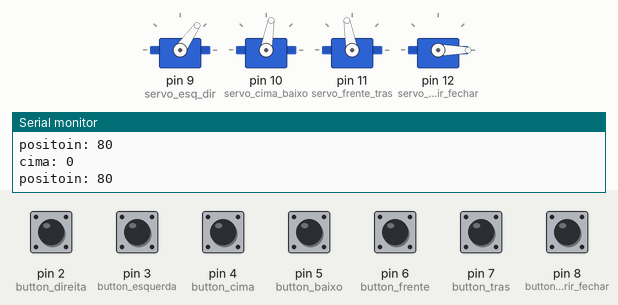
The sketch below on a simulated Arduino Uno, built with avr-gcc and run on an emulated ATmega328P. Shown: 4 × servo, the last lines printed to the serial monitor. The inputs (shaded band) are chosen by the test bench; at power-on: pin 2 (button_direita), pin 3 (button_esquerda), pin 4 (button_cima), pin 5 (button_baixo), pin 6 (button_frente), pin 7 (button_tras), pin 8 (button_abrir_fechar) LOW.

Above: at 1.2 s.
1.3 s: pin 4 (button_cima) pulled HIGH for 1 s
At 2.7 s:
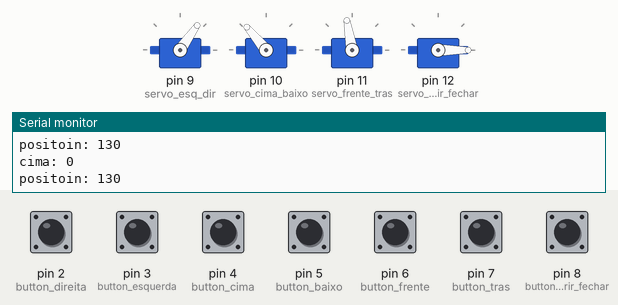
4.3 s: pin 3 (button_esquerda) pulled HIGH for 0.15 s
At 4.9 s:
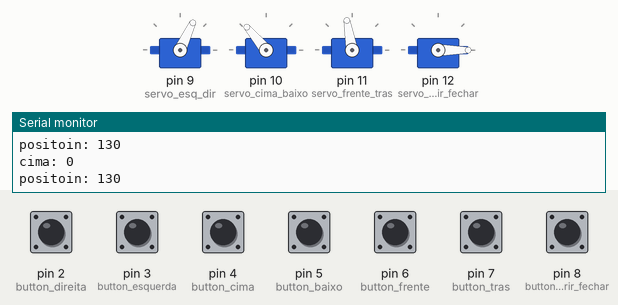
6.0 s: pin 7 (button_tras) pulled HIGH for 0.15 s
At 6.7 s:
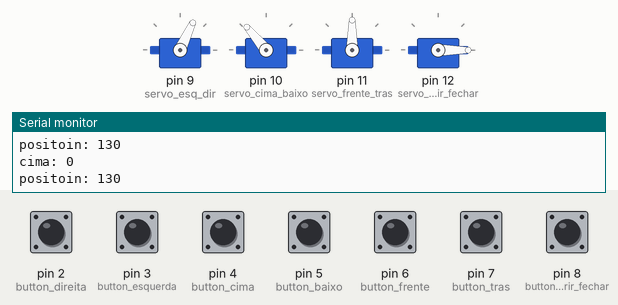
7.7 s: pin 8 (button_abrir_fechar) pulled HIGH for 0.15 s
At 8.3 s:
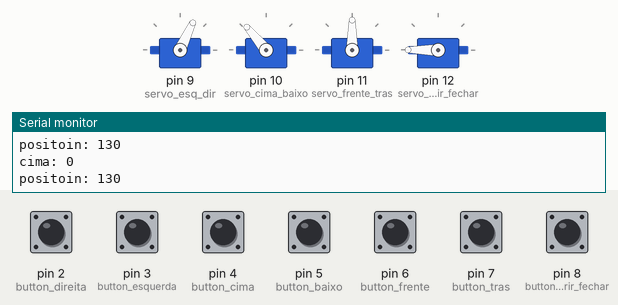
9.3 s: pin 2 (button_direita) pulled HIGH for 1 s
At 10.9 s:
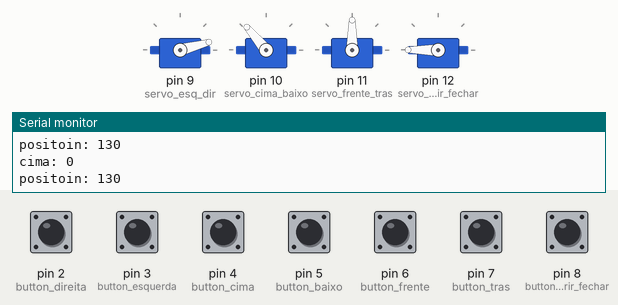
12.3 s: pin 5 (button_baixo) pulled HIGH for 1 s
At 13.9 s:
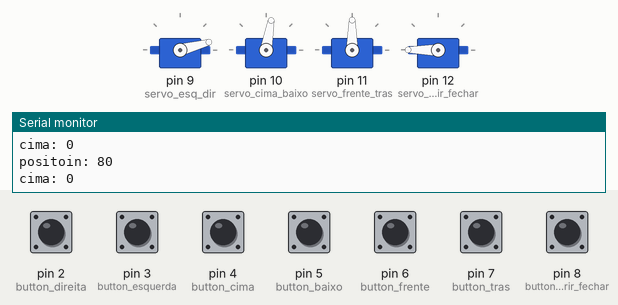
Timing chart, 0 to 15.4 s (numbered marks = the images above; inputs shaded):
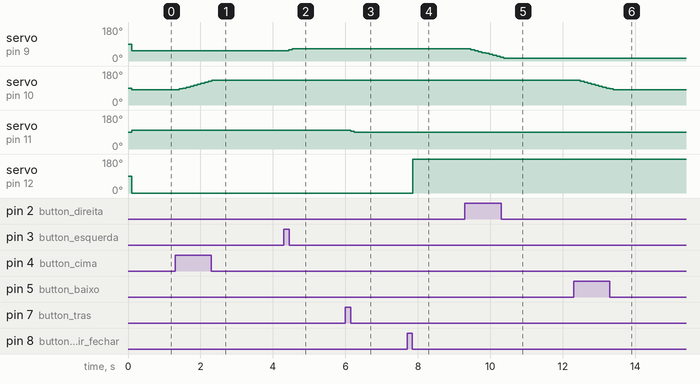

The sketch:

braco_robotico.ino
```cpp
#include <Servo.h>

// ======== pinos ========
  int button_direita = 2;
  int button_esquerda = 3;
  Servo servo_esq_dir;

  int button_cima = 4;
  int button_baixo = 5;
  Servo servo_cima_baixo;

  int button_frente = 6;
  int button_tras = 7;
  Servo servo_frente_tras;

  int button_abrir_fechar = 8;
  Servo servo_abrir_fechar;


// ======== variaveis de movimentação ========
  int angulo_mov = 5 ; // determina qqual o angulo que será passado por click

  // rotação para os lados, eixo x
    int result_btn_esq = 0; // rotação para a esquerda
    int result_btn_dir = 0; // rotação para a direita

    int position_esq_dir = 55; // indica a posição horizontal, para o lado esquerdo ou direito, o angulo de centralizção é 55

  // movimentação cima baixo, eixo y
    int result_btn_cima = 0;
    int result_btn_baixo = 0;

    int position_cima_baixo = 80;

  // movimentação frente tras, eixo z
    int result_btn_frente = 0;
    int result_btn_tras = 0;

    int position_frente_tras = 100;

  // garra abrir_fechar

    bool result_btn_abrir_fechar;

    int position_abrir_fechar = 0;

void setup()
{

// butões
  pinMode(button_esquerda, INPUT);
  pinMode(button_direita, INPUT);

  pinMode(button_cima, INPUT);
  pinMode(button_baixo, INPUT);

  pinMode(button_frente, INPUT);
  pinMode(button_tras, INPUT);

  pinMode(button_abrir_fechar, INPUT);

// servos motores
  servo_esq_dir.attach(9);
  servo_cima_baixo.attach(10);
  servo_frente_tras.attach(11);
  servo_abrir_fechar.attach(12);

// serial
  Serial.begin(9600);
}

void loop()
{
// result button
  result_btn_esq = digitalRead(button_esquerda);
  result_btn_dir = digitalRead(button_direita);
  //delay(100);
  result_btn_cima = digitalRead(button_cima);
  result_btn_baixo = digitalRead(button_baixo);

  result_btn_frente = digitalRead(button_frente);
  result_btn_tras = digitalRead(button_tras);


  if ( digitalRead(button_abrir_fechar) == 1){
    if (result_btn_abrir_fechar == 1){
      result_btn_abrir_fechar = 0 ;
    }
    else if (result_btn_abrir_fechar == 0){
      result_btn_abrir_fechar = 1 ;
    }
  }


// =============== prints no sereal ===============
  // Serial.print("esquerda: ");
  // Serial.println(result_btn_esq);

  // Serial.print("direita: ");
  // Serial.println(result_btn_dir);

  Serial.print("cima: ");
  Serial.println(result_btn_cima);

  // Serial.print("garra: ");
  // Serial.println(result_btn_abrir_fechar);

  Serial.print("positoin: ");
  Serial.println(position_cima_baixo);
  delay(100); // delay para melhor visualização das saidas e para melhor funcionalidade do codigo

// =============== esquerda direita ===============

  if (result_btn_dir == 1 && result_btn_esq == 1) {// reseta para a posição que deve ser a inicial
    position_esq_dir = 55 ;
  }

  else if (result_btn_esq == 1 && position_esq_dir <= 180 ){
    position_esq_dir += angulo_mov ;
  }

  else if (result_btn_dir == 1 && position_esq_dir >= 0 ){
    position_esq_dir -= angulo_mov ;
  }

  else{
    ;
  }

// =============== cima baixo ===============

  if (result_btn_cima == 1 && position_cima_baixo <= 180 ){
    position_cima_baixo += angulo_mov ;
  }

  else if (result_btn_baixo == 1 && position_cima_baixo >= 50 ){
    position_cima_baixo -= angulo_mov ;
  }

  else{
    ;
  }

// =============== frente tras ===============

  if (result_btn_frente == 1 && position_frente_tras <= 180 ){
    position_frente_tras += angulo_mov ;
  }

  else if (result_btn_tras == 1 && position_frente_tras >= 0 ){
    position_frente_tras -= angulo_mov ;
  }

  else{
    ;
  }

// =============== abrir e fechar ===============

  if (result_btn_abrir_fechar == 1){
    position_abrir_fechar = 180 ;
  }

  else if (result_btn_abrir_fechar == 0){
    position_abrir_fechar = 0 ;
  }

  else{
    ;
  }

// =============== servos motores ===============

  servo_esq_dir.write(position_esq_dir);
  servo_cima_baixo.write(position_cima_baixo);
  servo_frente_tras.write(position_frente_tras);
  servo_abrir_fechar.write(position_abrir_fechar);
}


  
```

Measured:
- after the input at 1.3 s, servo on pin 10 (servo_cima_baixo): moves from 80° to 130° over 0.91 s, starting after 0.11 s
- after the input at 4.3 s, servo on pin 9 (servo_esq_dir): 55° → 60° after 0.13 s, → 65° 0.10 s later
- after the input at 6.0 s, servo on pin 11 (servo_frente_tras): 100° → 95° after 0.14 s, → 90° 0.10 s later
- after the input at 7.7 s, servo on pin 12 (servo_abrir_fechar): 0° → 180° after 0.15 s
- after the input at 9.3 s, servo on pin 9 (servo_esq_dir): moves from 65° to 15° over 0.91 s, starting after 0.17 s
- after the input at 12.3 s, servo on pin 10 (servo_cima_baixo): moves from 130° to 80° over 0.91 s, starting after 0.19 s
